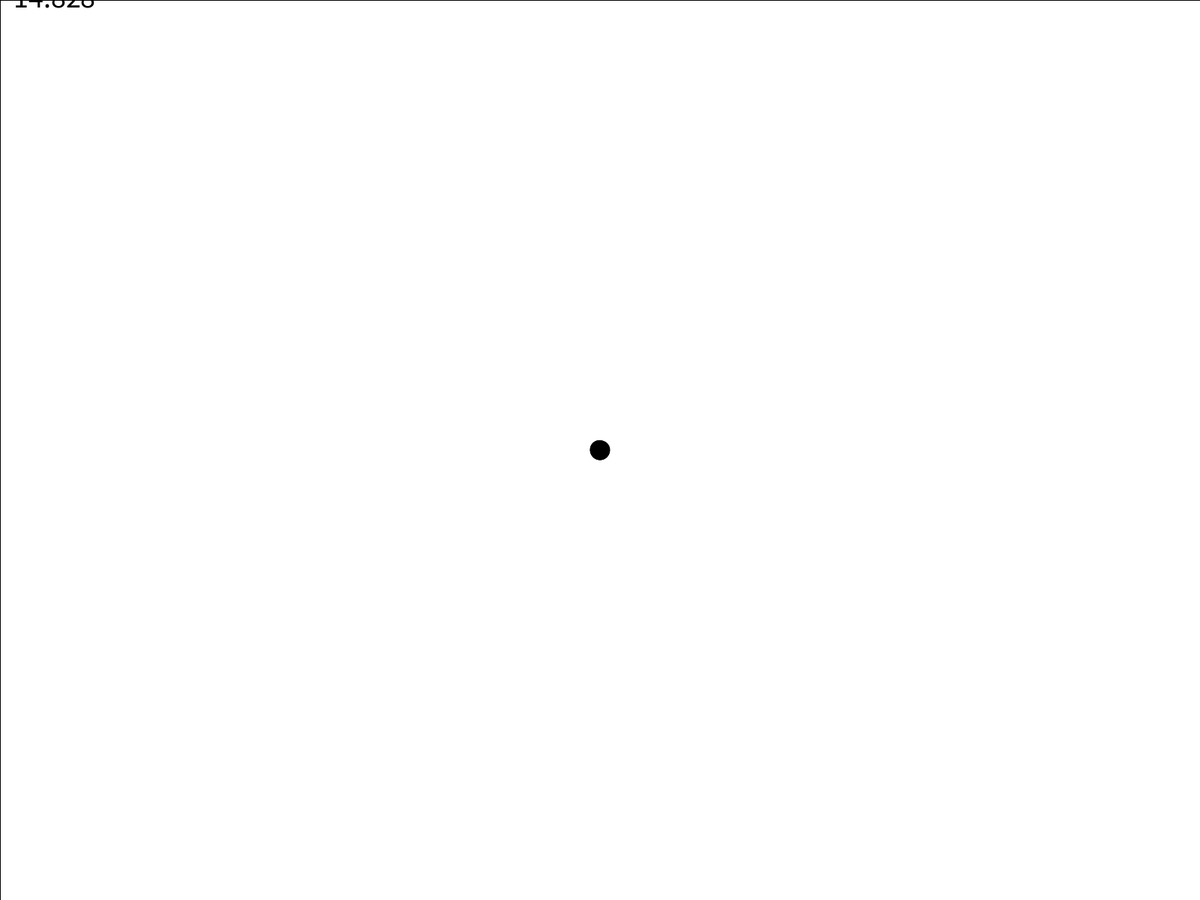
Frame 1 (no input)
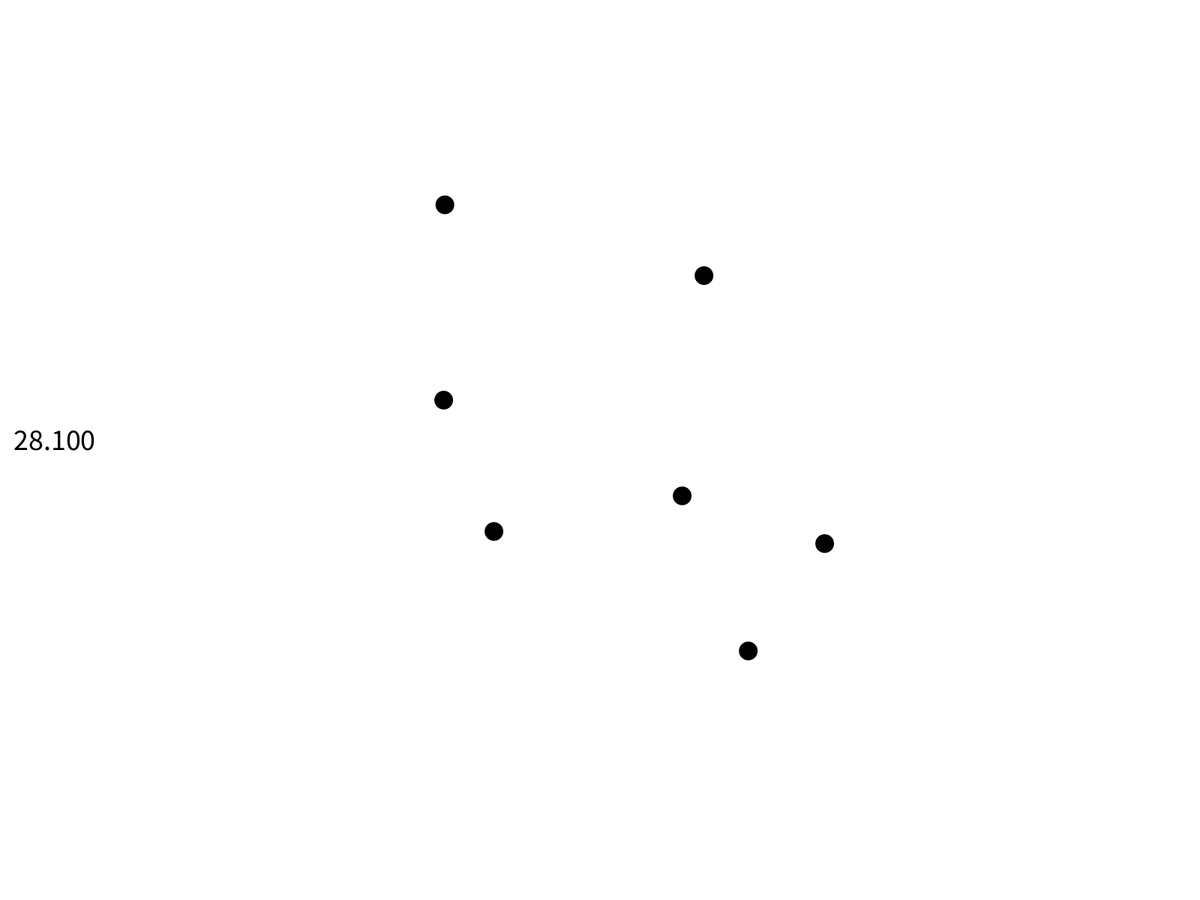
Frame 60 (the mouse pressed at the canvas centre just before this capture)
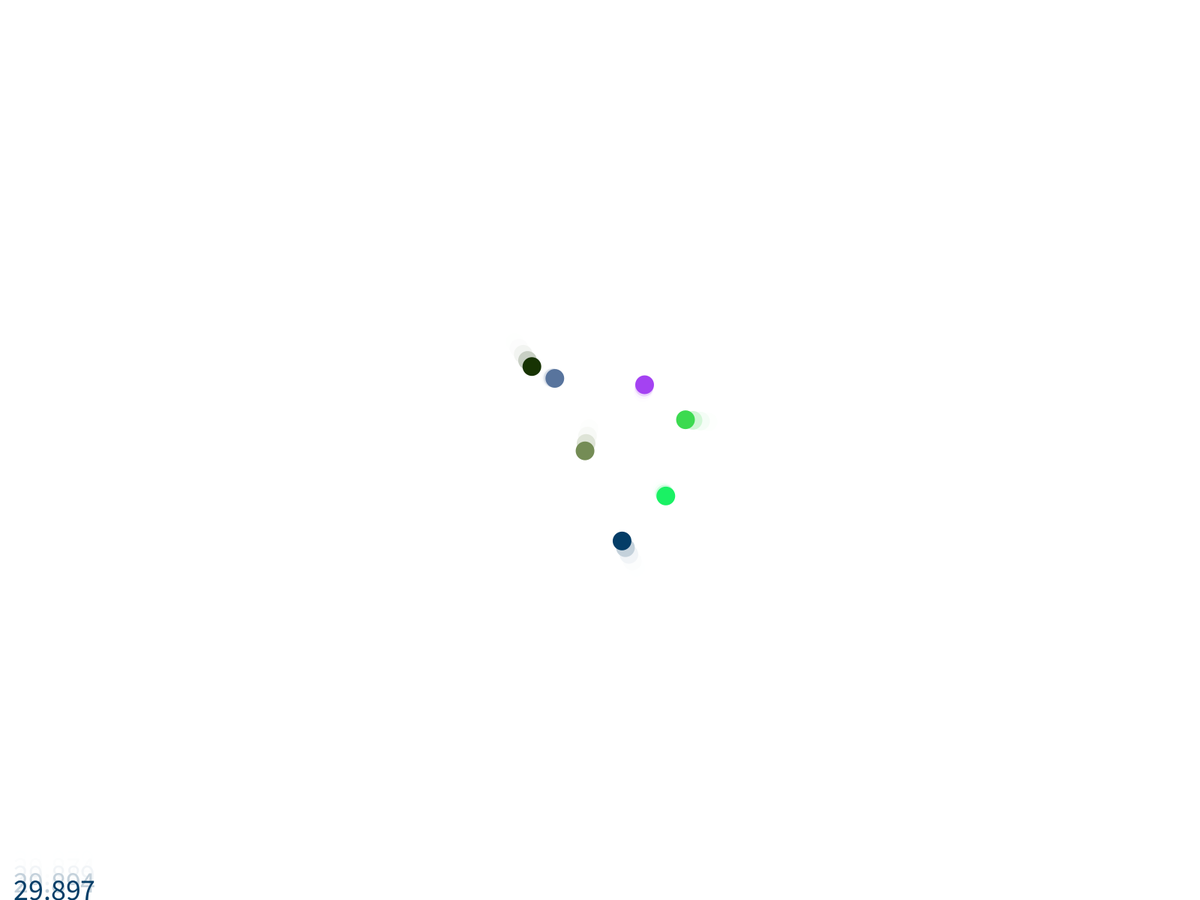
Frame 120 (the mouse held since frame 60 and released just before this capture)

The Processing sketch that drew these frames (run headless with seeded random() and noise(); from frame 60 on, the mouse is pressed at the canvas centre):

// Processing sketch: Linaeyeux_Processing_pde
// ── Linaeyeux_Processing_pde.pde
Ball b1;
Ball b2;
Ball b3;
Ball b4;
Ball b5;
Ball b6;
Ball b7;
int opacity = 255;
int frameRateYPos;

void setup()
{
  fullScreen();
  b1 = new Ball();
  b2 = new Ball();
  b3 = new Ball();
  b4 = new Ball();
  b5 = new Ball();
  b6 = new Ball();
  b7 = new Ball();
  frameRate(30);
  textSize(40);
}

void draw()
{
  if(!mousePressed)
  {
    opacity += 1;
  }
  else
  {
    opacity -= 1;
  }
  
  opacity = constrain(opacity, 0, 255);

  fill(255, opacity);
  rect(0, 0, width, height);
  
  b1.update();
  b1.edges();
  b1.display();
  
  b2.update();
  b2.edges();
  b2.display();
  
  b3.update();
  b3.edges();
  b3.display();
  
  b4.update();
  b4.edges();
  b4.display();
  
  b5.update();
  b5.edges();
  b5.display();
  
  b6.update();
  b6.edges();
  b6.display();
  
  b7.update();
  b7.edges();
  b7.display();
  
  frameRateYPos += 10;
  if(frameRateYPos > height)
  {
    frameRateYPos = 10;
  }
  text(frameRate, 10, frameRateYPos); 

}

// ── Ball.pde
class Ball
{
  PVector position;
  PVector velocity;
  PVector acceleration;
  
  boolean colourChosen = false;
  color c;
  
  Ball()
  {
    position = new PVector(width/2, height/2);
    velocity = new PVector(0,0);
    acceleration = new PVector(0,0);
  }
  
  void update()
  {
    PVector mouse = new PVector(mouseX, mouseY);
    mouse.sub(position);
    mouse.setMag(0.5);
    
    if(mousePressed)
    {
      acceleration = mouse;
      if(!colourChosen)
      {
        c = color(random(255),random(255),random(255));
        fill(c);
        colourChosen = true;
      }
      else
      {
        fill(c);
      }
    }
    else
    {
      acceleration = PVector.random2D();
      colourChosen = false;
      fill(0);

    }
    
    velocity.add(acceleration);
    velocity.limit(10);
    position.add(velocity);
  }
  
  void edges()
  {
    if(position.x > width) position.x = 0;
    if(position.x < 0) position.x = width;
    if(position.y > height) position.y = 0;
    if(position.y < 0) position.y = height;
  }
  
  void display()
  {
    noStroke();
    ellipse(position.x, position.y, 25, 25);
  }
  
}
